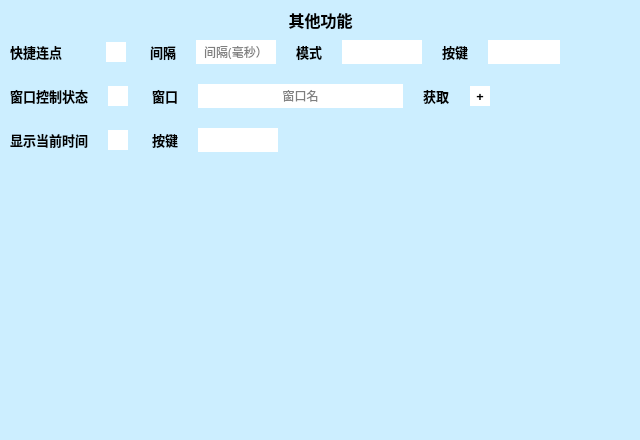
<?xml version="1.0" encoding="UTF-8"?>
<ui version="4.0">
 <class>FuncUiClass</class>
 <widget class="QWidget" name="FuncUiClass">
  <property name="geometry">
   <rect>
    <x>0</x>
    <y>0</y>
    <width>640</width>
    <height>440</height>
   </rect>
  </property>
  <property name="minimumSize">
   <size>
    <width>640</width>
    <height>440</height>
   </size>
  </property>
  <property name="maximumSize">
   <size>
    <width>640</width>
    <height>440</height>
   </size>
  </property>
  <property name="windowTitle">
   <string>Func</string>
  </property>
  <property name="styleSheet">
   <string notr="true">background-color:#CEF;</string>
  </property>
  <widget class="QLabel" name="lbOther">
   <property name="geometry">
    <rect>
     <x>10</x>
     <y>10</y>
     <width>621</width>
     <height>20</height>
    </rect>
   </property>
   <property name="font">
    <font>
     <family>微软雅黑</family>
     <pointsize>12</pointsize>
     <weight>75</weight>
     <bold>true</bold>
    </font>
   </property>
   <property name="text">
    <string>其他功能</string>
   </property>
   <property name="alignment">
    <set>Qt::AlignCenter</set>
   </property>
  </widget>
  <widget class="QWidget" name="verticalLayoutWidget">
   <property name="geometry">
    <rect>
     <x>10</x>
     <y>40</y>
     <width>621</width>
     <height>391</height>
    </rect>
   </property>
   <layout class="QVBoxLayout" name="verticalLayout">
    <property name="spacing">
     <number>20</number>
    </property>
    <item>
     <layout class="QHBoxLayout" name="horizontalLayout">
      <item>
       <widget class="QLabel" name="lbQkClick">
        <property name="sizePolicy">
         <sizepolicy hsizetype="Preferred" vsizetype="Preferred">
          <horstretch>0</horstretch>
          <verstretch>0</verstretch>
         </sizepolicy>
        </property>
        <property name="font">
         <font>
          <family>微软雅黑</family>
          <pointsize>10</pointsize>
          <weight>75</weight>
          <bold>true</bold>
         </font>
        </property>
        <property name="toolTip">
         <string>如果是启用状态并按下此按键将会快速点击此按键</string>
        </property>
        <property name="text">
         <string>快捷连点ㅤㅤ</string>
        </property>
       </widget>
      </item>
      <item>
       <widget class="QCheckBox" name="chbQkClick">
        <property name="maximumSize">
         <size>
          <width>24</width>
          <height>16777215</height>
         </size>
        </property>
        <property name="font">
         <font>
          <family>微软雅黑</family>
          <pointsize>10</pointsize>
          <weight>75</weight>
          <bold>true</bold>
         </font>
        </property>
        <property name="focusPolicy">
         <enum>Qt::ClickFocus</enum>
        </property>
        <property name="toolTip">
         <string/>
        </property>
        <property name="styleSheet">
         <string notr="true">QCheckBox::indicator {background-color:#FFF;width:20px;height:20px;}QCheckBox::indicator:checked {background-color:#888;}</string>
        </property>
        <property name="text">
         <string/>
        </property>
        <property name="checkable">
         <bool>true</bool>
        </property>
        <property name="autoRepeat">
         <bool>false</bool>
        </property>
        <property name="autoExclusive">
         <bool>false</bool>
        </property>
        <property name="tristate">
         <bool>false</bool>
        </property>
       </widget>
      </item>
      <item>
       <widget class="QLabel" name="lbQkDelay">
        <property name="sizePolicy">
         <sizepolicy hsizetype="Preferred" vsizetype="Preferred">
          <horstretch>0</horstretch>
          <verstretch>0</verstretch>
         </sizepolicy>
        </property>
        <property name="font">
         <font>
          <family>微软雅黑</family>
          <pointsize>10</pointsize>
          <weight>75</weight>
          <bold>true</bold>
         </font>
        </property>
        <property name="toolTip">
         <string/>
        </property>
        <property name="text">
         <string>间隔</string>
        </property>
       </widget>
      </item>
      <item>
       <widget class="QLineEdit" name="etQkDelay">
        <property name="minimumSize">
         <size>
          <width>80</width>
          <height>24</height>
         </size>
        </property>
        <property name="maximumSize">
         <size>
          <width>80</width>
          <height>24</height>
         </size>
        </property>
        <property name="font">
         <font>
          <family>微软雅黑</family>
          <pointsize>9</pointsize>
         </font>
        </property>
        <property name="focusPolicy">
         <enum>Qt::ClickFocus</enum>
        </property>
        <property name="styleSheet">
         <string notr="true">background-color: #FFF; border:none;</string>
        </property>
        <property name="text">
         <string/>
        </property>
        <property name="alignment">
         <set>Qt::AlignCenter</set>
        </property>
        <property name="readOnly">
         <bool>false</bool>
        </property>
        <property name="placeholderText">
         <string>间隔(毫秒）</string>
        </property>
       </widget>
      </item>
      <item>
       <widget class="QLabel" name="lbQkMode">
        <property name="sizePolicy">
         <sizepolicy hsizetype="Preferred" vsizetype="Preferred">
          <horstretch>0</horstretch>
          <verstretch>0</verstretch>
         </sizepolicy>
        </property>
        <property name="font">
         <font>
          <family>微软雅黑</family>
          <pointsize>10</pointsize>
          <weight>75</weight>
          <bold>true</bold>
         </font>
        </property>
        <property name="toolTip">
         <string/>
        </property>
        <property name="text">
         <string>模式</string>
        </property>
       </widget>
      </item>
      <item>
       <widget class="QComboBox" name="cmbMode">
        <property name="minimumSize">
         <size>
          <width>80</width>
          <height>24</height>
         </size>
        </property>
        <property name="maximumSize">
         <size>
          <width>80</width>
          <height>24</height>
         </size>
        </property>
        <property name="font">
         <font>
          <family>微软雅黑</family>
          <pointsize>10</pointsize>
          <weight>75</weight>
          <bold>true</bold>
         </font>
        </property>
        <property name="focusPolicy">
         <enum>Qt::ClickFocus</enum>
        </property>
        <property name="toolTip">
         <string>&lt;html&gt;&lt;head/&gt;&lt;body&gt;&lt;p&gt;长按：按下将持续运行，松开停止；点击：点击将持续运行，再次点击取消&lt;/p&gt;&lt;/body&gt;&lt;/html&gt;</string>
        </property>
        <property name="styleSheet">
         <string notr="true">QComboBox {
	background-color:#FFF;
	padding-left:3px;
	border:none;
} 
QComboBox::drop-down {
	background-color:#FFF;
}
QComboBox QAbstractItemView {
	background-color:#FFF;
	border:none;
}</string>
        </property>
       </widget>
      </item>
      <item>
       <widget class="QLabel" name="lbQkKey">
        <property name="sizePolicy">
         <sizepolicy hsizetype="Preferred" vsizetype="Preferred">
          <horstretch>0</horstretch>
          <verstretch>0</verstretch>
         </sizepolicy>
        </property>
        <property name="font">
         <font>
          <family>微软雅黑</family>
          <pointsize>10</pointsize>
          <weight>75</weight>
          <bold>true</bold>
         </font>
        </property>
        <property name="toolTip">
         <string/>
        </property>
        <property name="text">
         <string>按键</string>
        </property>
       </widget>
      </item>
      <item>
       <widget class="QKeyEdit" name="hkQkClick" native="true">
        <property name="sizePolicy">
         <sizepolicy hsizetype="Expanding" vsizetype="Fixed">
          <horstretch>0</horstretch>
          <verstretch>0</verstretch>
         </sizepolicy>
        </property>
        <property name="minimumSize">
         <size>
          <width>48</width>
          <height>24</height>
         </size>
        </property>
        <property name="maximumSize">
         <size>
          <width>80</width>
          <height>24</height>
         </size>
        </property>
        <property name="toolTip">
         <string>点击后再按下鼠标或键盘</string>
        </property>
        <property name="styleSheet">
         <string notr="true">background-color:#FFF;</string>
        </property>
       </widget>
      </item>
      <item>
       <spacer name="horizontalSpacer_2">
        <property name="orientation">
         <enum>Qt::Horizontal</enum>
        </property>
        <property name="sizeHint" stdset="0">
         <size>
          <width>40</width>
          <height>20</height>
         </size>
        </property>
       </spacer>
      </item>
     </layout>
    </item>
    <item>
     <layout class="QHBoxLayout" name="horizontalLayout_5">
      <item>
       <widget class="QLabel" name="lbWndActive">
        <property name="font">
         <font>
          <family>微软雅黑</family>
          <pointsize>10</pointsize>
          <weight>75</weight>
          <bold>true</bold>
         </font>
        </property>
        <property name="toolTip">
         <string>如果激活了此窗口将启用连点器（先用开关键启用连点器）</string>
        </property>
        <property name="text">
         <string>窗口控制状态</string>
        </property>
       </widget>
      </item>
      <item>
       <widget class="QCheckBox" name="chbWndActive">
        <property name="maximumSize">
         <size>
          <width>24</width>
          <height>16777215</height>
         </size>
        </property>
        <property name="font">
         <font>
          <family>微软雅黑</family>
          <pointsize>10</pointsize>
          <weight>75</weight>
          <bold>true</bold>
         </font>
        </property>
        <property name="focusPolicy">
         <enum>Qt::ClickFocus</enum>
        </property>
        <property name="toolTip">
         <string/>
        </property>
        <property name="styleSheet">
         <string notr="true">QCheckBox::indicator {background-color:#FFF;width:20px;height:20px;}QCheckBox::indicator:checked {background-color:#888;}</string>
        </property>
        <property name="text">
         <string/>
        </property>
        <property name="checkable">
         <bool>true</bool>
        </property>
        <property name="autoRepeat">
         <bool>false</bool>
        </property>
        <property name="autoExclusive">
         <bool>false</bool>
        </property>
        <property name="tristate">
         <bool>false</bool>
        </property>
       </widget>
      </item>
      <item>
       <widget class="QLabel" name="lbWndActiveName">
        <property name="sizePolicy">
         <sizepolicy hsizetype="Preferred" vsizetype="Preferred">
          <horstretch>0</horstretch>
          <verstretch>0</verstretch>
         </sizepolicy>
        </property>
        <property name="font">
         <font>
          <family>微软雅黑</family>
          <pointsize>10</pointsize>
          <weight>75</weight>
          <bold>true</bold>
         </font>
        </property>
        <property name="toolTip">
         <string/>
        </property>
        <property name="text">
         <string>窗口</string>
        </property>
       </widget>
      </item>
      <item>
       <widget class="QLineEdit" name="etWndActive">
        <property name="minimumSize">
         <size>
          <width>205</width>
          <height>24</height>
         </size>
        </property>
        <property name="font">
         <font>
          <family>微软雅黑</family>
          <pointsize>9</pointsize>
         </font>
        </property>
        <property name="focusPolicy">
         <enum>Qt::ClickFocus</enum>
        </property>
        <property name="styleSheet">
         <string notr="true">background-color: #FFF; border:none;</string>
        </property>
        <property name="text">
         <string/>
        </property>
        <property name="alignment">
         <set>Qt::AlignCenter</set>
        </property>
        <property name="readOnly">
         <bool>true</bool>
        </property>
        <property name="placeholderText">
         <string>窗口名</string>
        </property>
       </widget>
      </item>
      <item>
       <widget class="QLabel" name="lbWndActiveGet">
        <property name="sizePolicy">
         <sizepolicy hsizetype="Preferred" vsizetype="Preferred">
          <horstretch>0</horstretch>
          <verstretch>0</verstretch>
         </sizepolicy>
        </property>
        <property name="font">
         <font>
          <family>微软雅黑</family>
          <pointsize>10</pointsize>
          <weight>75</weight>
          <bold>true</bold>
         </font>
        </property>
        <property name="toolTip">
         <string/>
        </property>
        <property name="text">
         <string>获取</string>
        </property>
       </widget>
      </item>
      <item>
       <widget class="QPushButton" name="bnWndActive">
        <property name="minimumSize">
         <size>
          <width>20</width>
          <height>20</height>
         </size>
        </property>
        <property name="maximumSize">
         <size>
          <width>20</width>
          <height>20</height>
         </size>
        </property>
        <property name="font">
         <font>
          <family>微软雅黑</family>
          <pointsize>10</pointsize>
          <weight>75</weight>
          <bold>true</bold>
         </font>
        </property>
        <property name="focusPolicy">
         <enum>Qt::ClickFocus</enum>
        </property>
        <property name="styleSheet">
         <string notr="true">background-color:#FFF; border:none;</string>
        </property>
        <property name="text">
         <string>+</string>
        </property>
       </widget>
      </item>
      <item>
       <spacer name="horizontalSpacer_3">
        <property name="orientation">
         <enum>Qt::Horizontal</enum>
        </property>
        <property name="sizeHint" stdset="0">
         <size>
          <width>40</width>
          <height>20</height>
         </size>
        </property>
       </spacer>
      </item>
     </layout>
    </item>
    <item>
     <layout class="QHBoxLayout" name="horizontalLayout_4">
      <item>
       <widget class="QLabel" name="lbClock">
        <property name="maximumSize">
         <size>
          <width>100</width>
          <height>16777215</height>
         </size>
        </property>
        <property name="font">
         <font>
          <family>微软雅黑</family>
          <pointsize>10</pointsize>
          <weight>75</weight>
          <bold>true</bold>
         </font>
        </property>
        <property name="toolTip">
         <string>弹出当前时间，在全屏游戏时可用</string>
        </property>
        <property name="text">
         <string>显示当前时间</string>
        </property>
       </widget>
      </item>
      <item>
       <widget class="QCheckBox" name="chbClock">
        <property name="maximumSize">
         <size>
          <width>24</width>
          <height>16777215</height>
         </size>
        </property>
        <property name="font">
         <font>
          <family>微软雅黑</family>
          <pointsize>10</pointsize>
          <weight>75</weight>
          <bold>true</bold>
         </font>
        </property>
        <property name="focusPolicy">
         <enum>Qt::ClickFocus</enum>
        </property>
        <property name="toolTip">
         <string/>
        </property>
        <property name="styleSheet">
         <string notr="true">QCheckBox::indicator {background-color:#FFF;width:20px;height:20px;}QCheckBox::indicator:checked {background-color:#888;}</string>
        </property>
        <property name="text">
         <string/>
        </property>
        <property name="checkable">
         <bool>true</bool>
        </property>
        <property name="autoRepeat">
         <bool>false</bool>
        </property>
        <property name="autoExclusive">
         <bool>false</bool>
        </property>
        <property name="tristate">
         <bool>false</bool>
        </property>
       </widget>
      </item>
      <item>
       <widget class="QLabel" name="lbClockKey">
        <property name="sizePolicy">
         <sizepolicy hsizetype="Preferred" vsizetype="Preferred">
          <horstretch>0</horstretch>
          <verstretch>0</verstretch>
         </sizepolicy>
        </property>
        <property name="font">
         <font>
          <family>微软雅黑</family>
          <pointsize>10</pointsize>
          <weight>75</weight>
          <bold>true</bold>
         </font>
        </property>
        <property name="toolTip">
         <string/>
        </property>
        <property name="text">
         <string>按键</string>
        </property>
       </widget>
      </item>
      <item>
       <widget class="QKeyEdit" name="hkClock" native="true">
        <property name="sizePolicy">
         <sizepolicy hsizetype="Expanding" vsizetype="Fixed">
          <horstretch>0</horstretch>
          <verstretch>0</verstretch>
         </sizepolicy>
        </property>
        <property name="minimumSize">
         <size>
          <width>48</width>
          <height>24</height>
         </size>
        </property>
        <property name="maximumSize">
         <size>
          <width>80</width>
          <height>24</height>
         </size>
        </property>
        <property name="toolTip">
         <string>点击后再按下鼠标或键盘</string>
        </property>
        <property name="styleSheet">
         <string notr="true">background-color:#FFF;</string>
        </property>
       </widget>
      </item>
      <item>
       <spacer name="horizontalSpacer">
        <property name="orientation">
         <enum>Qt::Horizontal</enum>
        </property>
        <property name="sizeHint" stdset="0">
         <size>
          <width>40</width>
          <height>20</height>
         </size>
        </property>
       </spacer>
      </item>
     </layout>
    </item>
    <item>
     <spacer name="verticalSpacer">
      <property name="orientation">
       <enum>Qt::Vertical</enum>
      </property>
      <property name="sizeHint" stdset="0">
       <size>
        <width>20</width>
        <height>40</height>
       </size>
      </property>
     </spacer>
    </item>
   </layout>
  </widget>
 </widget>
 <customwidgets>
  <customwidget>
   <class>QKeyEdit</class>
   <extends>QWidget</extends>
   <header>QKeyEdit.h</header>
  </customwidget>
 </customwidgets>
 <resources/>
 <connections/>
</ui>
